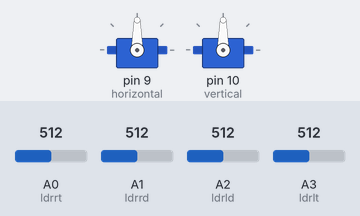
This sketch was run on a simulated Arduino Uno, built with avr-gcc and run on an emulated ATmega328P. On the bench: 2 × servo. The test bench sets the inputs (shaded band); at power-on: A0 (ldrrt) = 512, A1 (ldrrd) = 512, A2 (ldrld) = 512, A3 (ldrlt) = 512. What the sketch prints to the serial monitor is not drawn.

Above: at 1.2 s.
1.3 s: A0 (ldrrt) set to 552
At 3.5 s:
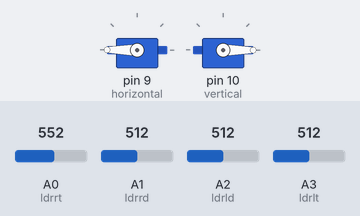
4.3 s: A1 (ldrrd) set to 562
7.3 s: A1 (ldrrd) set to 588
At 10.2 s:
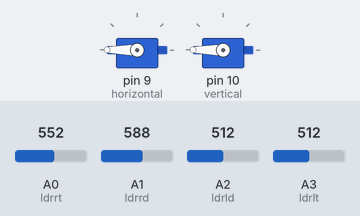
10.3 s: A2 (ldrld) set to 638
13.3 s: A2 (ldrld) set to 667
At 13.76 s:
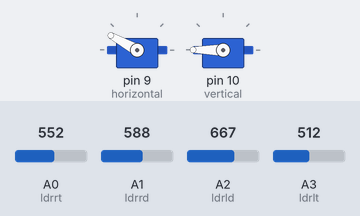
16.3 s: A3 (ldrlt) set to 992
At 20.0 s:
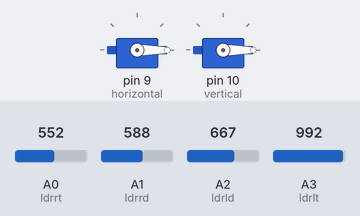
Timing chart, 0 to 20.3 s (numbered marks = the images above; inputs shaded):
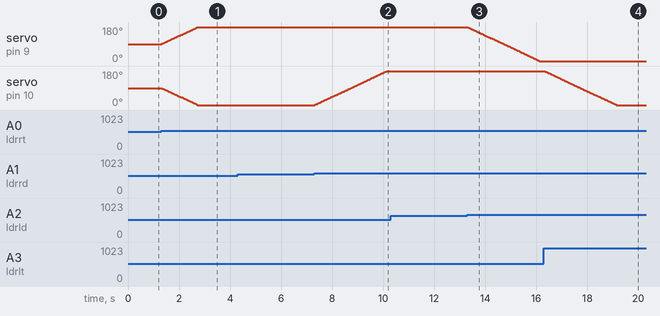

The sketch:

arduino.ino
```cpp
#include <Servo.h> // 서보 라이브러리를 불러옵니다.

Servo horizontal; //가로축 서보를 설정합니다.
int servoh = 90; // 가로축 서보의 기본값은 90으로 설정합니다.
Servo vertical; // 세로축 서보를 설정합니다.
int servov = 90; // 세로축 서보의 기본값은 90으로 설정합니다.


// 조도센서의 이름 = 아날로그 핀번호;
int ldrlt = 3; //LDR 왼쪽 위
int ldrrt = 0; //LDR 오른쪽 위
int ldrld = 2; //LDR 왼쪽 아래
int ldrrd = 1; //ldr 오른쪽 아래

byte arr[2]={0,0};

unsigned long time1=0;

void calcul(int n){
   arr[0] = n/4;
   arr[1] = n%4;
 }

void setup() {
  Serial.begin(9600);
  horizontal.attach(9);
  vertical.attach(10);
}


void loop() {
  int lt = analogRead(ldrlt); // 왼쪽 탑
  int rt = analogRead(ldrrt); // 오른쪽 탑
  int ld = analogRead(ldrld); // 왼쪽 다운
  int rd = analogRead(ldrrd); // 오른쪽 다운

  int dtime = 15;
  int tol = 10;

  int avt = (lt + rt) / 2; // 위쪽의 평균값을 구합니다.
  int avd = (ld + rd) / 2; // 아래쪽의 평균값을 구합니다.
  int avl = (lt + ld) / 2; // 왼쪽의 평균값을 구합니다.
  int avr = (rt + rd) / 2; // 오른쪽의 평균값을 구합니다.

  int dvert = avt - avd; // 위쪽과 아래쪽의 차이를 구합니다.
  int dhoriz = avl - avr;// 왼쪽과 오른쪽의 차이를 구합니다.

 if(millis() - time1 > 2000){
   calcul(lt);
   Serial.write(arr,2);
   delay(10);
   calcul(rt);
   Serial.write(arr,2);
   delay(10);
   calcul(ld);
   Serial.write(arr,2);
   delay(10);
   calcul(rd);
   Serial.write(arr,2);
   time1=millis();
}


  if (-1 * tol > dvert || dvert > tol) { // check if the diffirence is in the tolerance else change vertical angle
    if (avt < avd) {
      servov = ++servov;
      if (servov > 180) {
        servov = 180;
      }
    }
    else if (avt > avd) {
      servov = --servov;
      if (servov < 0) {
        servov = 0;
      }
    }
    vertical.write(servov);
  }


  if (-1 * tol > dhoriz || dhoriz > tol) {// check if the diffirence is in the tolerance else change horizontal angle

    if (avl > avr) {

      servoh = --servoh;

      if (servoh < 0) {

        servoh = 0;

      }

    }

    else if (avl < avr) {

      servoh = ++servoh;

      if (servoh > 180) {

        servoh = 180;

      }

    }

    else if (avl == avr) {

      // nothing

    }

    horizontal.write(servoh);

  }

  delay(dtime);

}
```

Measured:
- the behaviour switches between 533 and 534 on A0 (ldrrt) (found by bisection; images 0 and 1)
- the behaviour switches between 573 and 574 on A1 (ldrrd) (found by bisection; images 1 and 2)
- the behaviour switches between 649 and 650 on A2 (ldrld) (found by bisection; images 2 and 3)
- after the input at 1.3 s, servo on pin 9 (horizontal): moves from 90° to 180° over 1.4 s, starting at once; servo on pin 10 (vertical): moves from 90° to 0° over 1.4 s, starting at once
- after the input at 4.3 s, every drawn part: stays the same
- after the input at 7.3 s, servo on pin 10 (vertical): moves from 0° to 180° over 2.8 s, starting at once
- after the input at 10.3 s, every drawn part: stays the same
- after the input at 13.3 s, servo on pin 9 (horizontal): moves from 180° to 0° over 2.8 s, starting at once
- after the input at 16.3 s, servo on pin 10 (vertical): moves from 180° to 0° over 2.8 s, starting at once
